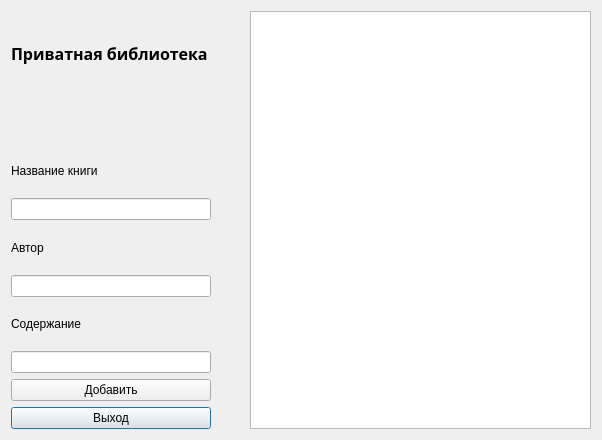
<?xml version="1.0" encoding="UTF-8"?>
<ui version="4.0">
 <class>PrivateWindow</class>
 <widget class="QDialog" name="PrivateWindow">
  <property name="geometry">
   <rect>
    <x>0</x>
    <y>0</y>
    <width>602</width>
    <height>440</height>
   </rect>
  </property>
  <property name="windowTitle">
   <string>Dialog</string>
  </property>
  <layout class="QGridLayout" name="gridLayout">
   <item row="5" column="0" colspan="2">
    <widget class="QLabel" name="label_2">
     <property name="maximumSize">
      <size>
       <width>200</width>
       <height>50</height>
      </size>
     </property>
     <property name="text">
      <string>Автор</string>
     </property>
    </widget>
   </item>
   <item row="0" column="0" rowspan="2" colspan="2">
    <widget class="QLabel" name="label_4">
     <property name="maximumSize">
      <size>
       <width>200</width>
       <height>16777215</height>
      </size>
     </property>
     <property name="font">
      <font>
       <family>Segoe Print</family>
       <pointsize>12</pointsize>
       <weight>75</weight>
       <bold>true</bold>
      </font>
     </property>
     <property name="text">
      <string>Приватная библиотека</string>
     </property>
    </widget>
   </item>
   <item row="4" column="0" colspan="2">
    <widget class="QLineEdit" name="bookNameLineEdit">
     <property name="maximumSize">
      <size>
       <width>200</width>
       <height>16777215</height>
      </size>
     </property>
    </widget>
   </item>
   <item row="10" column="0" colspan="2">
    <widget class="QPushButton" name="exitButton">
     <property name="maximumSize">
      <size>
       <width>200</width>
       <height>16777215</height>
      </size>
     </property>
     <property name="layoutDirection">
      <enum>Qt::LeftToRight</enum>
     </property>
     <property name="text">
      <string>Выход</string>
     </property>
    </widget>
   </item>
   <item row="3" column="0" colspan="2">
    <widget class="QLabel" name="label">
     <property name="maximumSize">
      <size>
       <width>200</width>
       <height>50</height>
      </size>
     </property>
     <property name="text">
      <string>Название книги</string>
     </property>
    </widget>
   </item>
   <item row="6" column="0" colspan="2">
    <widget class="QLineEdit" name="authorLineEdit">
     <property name="maximumSize">
      <size>
       <width>200</width>
       <height>16777215</height>
      </size>
     </property>
    </widget>
   </item>
   <item row="8" column="0" colspan="2">
    <widget class="QLineEdit" name="bookTextLineEdit">
     <property name="maximumSize">
      <size>
       <width>200</width>
       <height>16777215</height>
      </size>
     </property>
    </widget>
   </item>
   <item row="7" column="0" colspan="2">
    <widget class="QLabel" name="label_3">
     <property name="maximumSize">
      <size>
       <width>200</width>
       <height>50</height>
      </size>
     </property>
     <property name="text">
      <string>Содержание</string>
     </property>
    </widget>
   </item>
   <item row="9" column="0" colspan="2">
    <widget class="QPushButton" name="pushButton">
     <property name="maximumSize">
      <size>
       <width>200</width>
       <height>16777215</height>
      </size>
     </property>
     <property name="text">
      <string>Добавить</string>
     </property>
    </widget>
   </item>
   <item row="0" column="2" rowspan="11" colspan="3">
    <widget class="QTableView" name="tableView"/>
   </item>
  </layout>
 </widget>
 <resources/>
 <connections/>
</ui>
